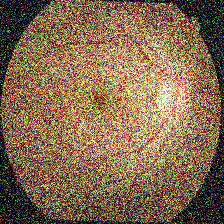
#> input picture EXP-10/dataset/train/normal/aug_noise_105_Healthy198.jpg, 224 x 224 px; its folder holds only this picture in this run
$ python test_features.py   (older library calls are emulated)
#> lines starting #> are read from the running program, lines starting #| are printed output that depends on the picture
### EXP-10/backend/routes/ml/preprocessing.py

import cv2
import numpy as np
from pathlib import Path


def preprocess_image(
    image_path,
    target_size=(224, 224),
    return_stages=False
):
    """
    Preprocess a retinal fundus image.

    Default return:
        RGB float32 image with shape (height, width, 3)
        and pixel values in the [0, 1] range.

    If return_stages=True:
        Returns (normalized_image, stages).
    """
#> called with target_size = (224, 224), return_stages = False

    image_path = Path(image_path)

    if not image_path.is_file():
        raise FileNotFoundError(
            f"Image file not found: {image_path}"
        )

    if (
        not isinstance(target_size, (tuple, list))
        or len(target_size) != 2
    ):
        raise ValueError(
            "target_size must be (width, height)."
        )

    width, height = map(int, target_size)

    if width <= 0 or height <= 0:
        raise ValueError(
            "Image width and height must be positive."
        )

    # Read image
    original_bgr = cv2.imread(
        str(image_path),
        cv2.IMREAD_COLOR
    )
#> original_bgr is the input picture: shape (224, 224, 3); mean B, G, R 81.6, 106.6, 132.1

    if original_bgr is None:
        raise ValueError(
            f"Unable to read image: {image_path}"
        )

    # Convert BGR to RGB
    original_rgb = cv2.cvtColor(
        original_bgr,
        cv2.COLOR_BGR2RGB
    )

    # Resize image
    resized_image = cv2.resize(
        original_rgb,
        (width, height),
        interpolation=cv2.INTER_AREA
    )

    # Gaussian blur
    blurred_image = cv2.GaussianBlur(
        resized_image,
        (5, 5),
        0
    )

    # Convert RGB to LAB
    lab_image = cv2.cvtColor(
        blurred_image,
        cv2.COLOR_RGB2LAB
    )
#> lab_image: shape (224, 224, 3); mean of channels 0, 1, 2 118.8, 134.7, 145.6

    l_channel, a_channel, b_channel = cv2.split(
        lab_image
    )
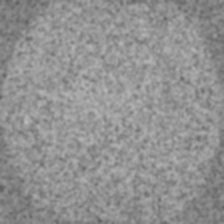
#> b_channel: shape (224, 224); min 95, max 187, mean 145.6

    # CLAHE enhancement
    clahe = cv2.createCLAHE(
        clipLimit=2.0,
        tileGridSize=(8, 8)
    )

    enhanced_l = clahe.apply(l_channel)
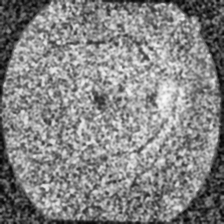
#> enhanced_l: shape (224, 224); min 3, max 249, mean 132.4

    enhanced_lab = cv2.merge(
        (enhanced_l, a_channel, b_channel)
    )
#> enhanced_lab: shape (224, 224, 3); mean of channels 0, 1, 2 132.4, 134.7, 145.6

    enhanced_rgb = cv2.cvtColor(
        enhanced_lab,
        cv2.COLOR_LAB2RGB
    )
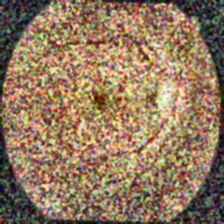
#> enhanced_rgb: shape (224, 224, 3); mean R, G, B 146.3, 120.4, 94.9

    # Correct format for feature_extraction.py:
    # RGB float32, normalized to [0, 1].
    normalized_image = np.ascontiguousarray(
        enhanced_rgb.astype(np.float32) / 255.0
    )

    if not return_stages:
        return normalized_image

    stages = {
        "original": original_rgb,
        "rgb_conversion": original_rgb,
        "resized": resized_image,
        "gaussian_blur": blurred_image,
        "clahe_enhancement": enhanced_rgb,
        "normalized": normalized_image,
    }

    return normalized_image, stages

### EXP-10/backend/ml/feature_extraction.py

import cv2
import numpy as np


def extract_features(img):
    # Input: normalized RGB image, shape (224, 224, 3)
    if img.shape != (224, 224, 3):
        raise ValueError(
            "Expected RGB image with shape (224, 224, 3)"
        )

    rgb = np.clip(img * 255, 0, 255).astype(np.uint8)

    # 1. Color histograms: 32 bins x 3 channels = 96 features
    color_features = []

    for channel in range(3):
        hist = cv2.calcHist(
            [img.astype(np.float32)],
            [channel],
            None,
            [32],
            [0, 1]
        ).flatten()

        hist = hist / (hist.sum() + 1e-8)
        color_features.extend(hist)
#> after the loop, color_features = 96 values, max 0.0826 at index 76, min 0 at index 93, mean 0.0312

    # Convert to grayscale
    gray = cv2.cvtColor(rgb, cv2.COLOR_RGB2GRAY)

    # Sobel gradients
    gx = cv2.Sobel(
        gray, cv2.CV_32F, 1, 0, ksize=3
    )
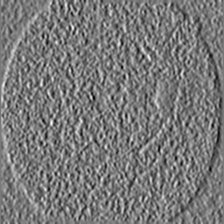
#> gx: shape (224, 224) float32; min -509, max 559, mean 0; drawn with min black and max white
    gy = cv2.Sobel(
        gray, cv2.CV_32F, 0, 1, ksize=3
    )
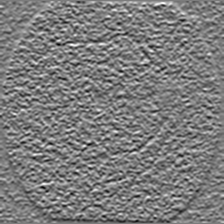
#> gy: shape (224, 224) float32; min -518, max 542, mean -0.3; drawn with min black and max white

    magnitude = np.sqrt(gx ** 2 + gy ** 2)
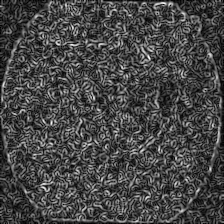
#> magnitude: shape (224, 224) float32; min 0, max 578.4, mean 159.6; drawn with min black and max white

    # 2. Gradient magnitude histogram: 14 features
    mag_hist, _ = np.histogram(
        magnitude,
        bins=14,
        range=(0, 1443)
    )
#> mag_hist = [14700, 21738, 10658, 2706, 361, 13, 0, 0, 0, 0, 0, 0, 0, 0]
    mag_hist = mag_hist.astype(np.float32)
    mag_hist /= mag_hist.sum() + 1e-8
#> mag_hist = [0.293, 0.433, 0.212, 0.0539, 0.00719, 0.000259, 0, 0, 0, 0, 0, 0, 0, 0]

    # 3. Gradient orientation histogram: 16 features
    angle = (
        np.degrees(np.arctan2(gy, gx)) + 360
    ) % 360
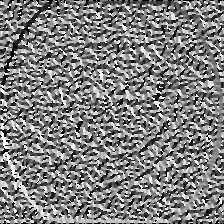
#> angle: shape (224, 224) float32; min 0, max 359.8, mean 179.3; drawn with min black and max white

    angle_hist, _ = np.histogram(
        angle,
        bins=16,
        range=(0, 360)
    )
#> angle_hist = [3431, 3042, 3020, 2994, 3272, 2945, 3099, 3065, 3488, 3188, 3118, 2949, 3299, 2940, 3124, 3202]
    angle_hist = angle_hist.astype(np.float32)
    angle_hist /= angle_hist.sum() + 1e-8
#> angle_hist = [0.0684, 0.0606, 0.0602, 0.0597, 0.0652, 0.0587, 0.0618, 0.0611, 0.0695, 0.0635, 0.0621, 0.0588, 0.0657, 0.0586, 0.0623, 0.0638]

    # 4. Edge energy statistics: 2 features
    edge_mean = float(np.mean(magnitude)) / 1443.0
#> edge_mean = 0.111
    edge_std = float(np.std(magnitude)) / 1443.0
#> edge_std = 0.0605

    features = np.concatenate([
        np.asarray(color_features, dtype=np.float32),
        mag_hist,
        angle_hist,
        np.array([edge_mean, edge_std], dtype=np.float32)
    ])
#> features = 128 values, max 0.433 at index 97, min 0 at index 93, mean 0.0404

    assert features.shape == (128,)
    return features

### EXP-10/test_features.py

from pathlib import Path

from backend.ml.preprocessing import preprocess_image
from backend.ml.feature_extraction import extract_features

image_folder = Path("dataset/train/Normal")

images = [
    p for p in image_folder.iterdir()
    if p.suffix.lower() in [
        ".jpg", ".jpeg", ".png",
        ".bmp", ".tif", ".tiff"
    ]
]

if not images:
    raise FileNotFoundError(
        f"No images found in {image_folder}"
    )

image_path = images[0]

print("Testing image:", image_path)

img = preprocess_image(image_path)
features = extract_features(img)

print("Image shape:", img.shape)
#| Image shape: (224, 224, 3)
print("Feature shape:", features.shape)
#| Feature shape: (128,)
print("Feature count:", len(features))
#| Feature count: 128
print("Feature extraction successful!")

$ run again, on EXP-10/dataset/train/normal/aug_noise_147_Healthy245.jpg
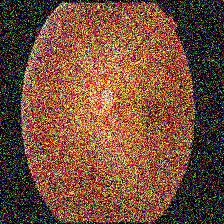
#> input picture EXP-10/dataset/train/normal/aug_noise_147_Healthy245.jpg, 224 x 224 px
#> in preprocess_image, original_bgr is the input picture: shape (224, 224, 3); mean B, G, R 59.8, 78.7, 117.6
#> lab_image: shape (224, 224, 3); mean of channels 0, 1, 2 94.8, 141.9, 145.4
#> enhanced_lab: shape (224, 224, 3); mean of channels 0, 1, 2 118.7, 141.9, 145.4
#> after the loop in extract_features, `for channel in range(3):`: color_features = 96 values, max 0.0953 at index 73, min 0 at index 62, mean 0.0313
#> in extract_features, `magnitude = np.sqrt(gx ** 2 + gy ** 2)`:
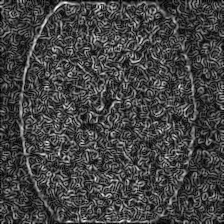
#> magnitude: shape (224, 224) float32; min 0, max 591.6, mean 156.2; drawn with min black and max white
#> in extract_features, `mag_hist, _ = np.histogram( magnitude, bins=14, range=(0, 1443) )`: mag_hist = [15336, 21735, 10388, 2414, 284, 19, 0, 0, 0, 0, 0, 0, 0, 0]
#> in extract_features, `mag_hist /= mag_hist.sum() + 1e-8`: mag_hist = [0.306, 0.433, 0.207, 0.0481, 0.00566, 0.000379, 0, 0, 0, 0, 0, 0, 0, 0]
#> in extract_features, `angle = ( np.degrees(np.arctan2(gy, gx)) + 360 ) % 360`:
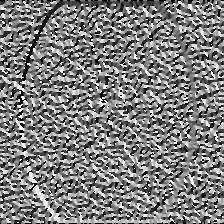
#> angle: shape (224, 224) float32; min 0, max 359.9, mean 178.1; drawn with min black and max white
#> in extract_features, `angle_hist, _ = np.histogram( angle, bins=16, range=(0, 360) )`: angle_hist = [3553, 3137, 3047, 2959, 3315, 2930, 3156, 3246, 3436, 3011, 2979, 2923, 3258, 2905, 3212, 3109]
#> in extract_features, `angle_hist /= angle_hist.sum() + 1e-8`: angle_hist = [0.0708, 0.0625, 0.0607, 0.059, 0.0661, 0.0584, 0.0629, 0.0647, 0.0685, 0.06, 0.0594, 0.0583, 0.0649, 0.0579, 0.064, 0.062]
#> edge_mean = 0.108
#> edge_std = 0.0594
#> in extract_features, `features = np.concatenate([ np.asarray(color_features, dtype=np.float3..`: features = 128 values, max 0.433 at index 97, min 0 at index 62, mean 0.0404
#| Image shape: (224, 224, 3)
#| Feature shape: (128,)
#| Feature count: 128

$ run again, on EXP-10/dataset/train/normal/aug_noise_165_Healthy261.jpg
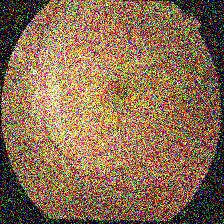
#> input picture EXP-10/dataset/train/normal/aug_noise_165_Healthy261.jpg, 224 x 224 px
#> in preprocess_image, original_bgr is the input picture: shape (224, 224, 3); mean B, G, R 81.5, 109, 139.5
#> lab_image: shape (224, 224, 3); mean of channels 0, 1, 2 122.5, 136.5, 147.6
#> enhanced_lab: shape (224, 224, 3); mean of channels 0, 1, 2 137.7, 136.5, 147.6
#> after the loop in extract_features, `for channel in range(3):`: color_features = 96 values, max 0.0838 at index 76, min 0 at index 92, mean 0.0312
#> in extract_features, `magnitude = np.sqrt(gx ** 2 + gy ** 2)`:
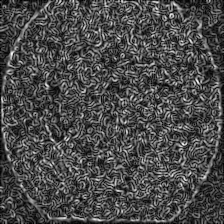
#> magnitude: shape (224, 224) float32; min 0, max 549.8, mean 159.8; drawn with min black and max white
#> in extract_features, `mag_hist, _ = np.histogram( magnitude, bins=14, range=(0, 1443) )`: mag_hist = [14437, 21748, 11103, 2588, 295, 5, 0, 0, 0, 0, 0, 0, 0, 0]
#> in extract_features, `mag_hist /= mag_hist.sum() + 1e-8`: mag_hist = [0.288, 0.433, 0.221, 0.0516, 0.00588, 9.96e-05, 0, 0, 0, 0, 0, 0, 0, 0]
#> in extract_features, `angle = ( np.degrees(np.arctan2(gy, gx)) + 360 ) % 360`:
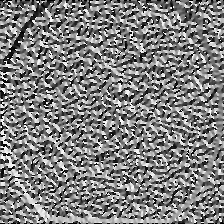
#> angle: shape (224, 224) float32; min 0, max 359.8, mean 179.3; drawn with min black and max white
#> in extract_features, `angle_hist, _ = np.histogram( angle, bins=16, range=(0, 360) )`: angle_hist = [3506, 3066, 2961, 2843, 3317, 2934, 3216, 3102, 3488, 3040, 3184, 3060, 3122, 3017, 3191, 3129]
#> in extract_features, `angle_hist /= angle_hist.sum() + 1e-8`: angle_hist = [0.0699, 0.0611, 0.059, 0.0567, 0.0661, 0.0585, 0.0641, 0.0618, 0.0695, 0.0606, 0.0635, 0.061, 0.0622, 0.0601, 0.0636, 0.0624]
#> edge_mean = 0.111
#> edge_std = 0.0596
#> in extract_features, `features = np.concatenate([ np.asarray(color_features, dtype=np.float3..`: features = 128 values, max 0.433 at index 97, min 0 at index 92, mean 0.0404
#| Image shape: (224, 224, 3)
#| Feature shape: (128,)
#| Feature count: 128

$ run again, on EXP-10/dataset/train/normal/aug_noise_177_Healthy275.jpg
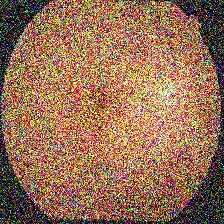
#> input picture EXP-10/dataset/train/normal/aug_noise_177_Healthy275.jpg, 224 x 224 px
#> in preprocess_image, original_bgr is the input picture: shape (224, 224, 3); mean B, G, R 85.1, 111.7, 150.6
#> lab_image: shape (224, 224, 3); mean of channels 0, 1, 2 128.1, 140, 148.5
#> enhanced_lab: shape (224, 224, 3); mean of channels 0, 1, 2 138.8, 140, 148.5
#> after the loop in extract_features, `for channel in range(3):`: color_features = 96 values, max 0.0837 at index 76, min 0 at index 92, mean 0.0312
#> in extract_features, `mag_hist, _ = np.histogram( magnitude, bins=14, range=(0, 1443) )`: mag_hist = [12622, 20840, 12311, 3762, 605, 36, 0, 0, 0, 0, 0, 0, 0, 0]
#> in extract_features, `mag_hist /= mag_hist.sum() + 1e-8`: mag_hist = [0.252, 0.415, 0.245, 0.075, 0.0121, 0.000717, 0, 0, 0, 0, 0, 0, 0, 0]
#> in extract_features, `angle = ( np.degrees(np.arctan2(gy, gx)) + 360 ) % 360`:
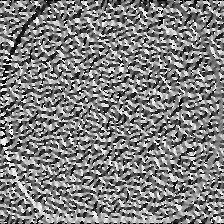
#> angle: shape (224, 224) float32; min 0, max 359.8, mean 179.9; drawn with min black and max white
#> in extract_features, `angle_hist, _ = np.histogram( angle, bins=16, range=(0, 360) )`: angle_hist = [3348, 3053, 3060, 2937, 3249, 2929, 3063, 3167, 3443, 3126, 3092, 3045, 3318, 3078, 3176, 3092]
#> in extract_features, `angle_hist /= angle_hist.sum() + 1e-8`: angle_hist = [0.0667, 0.0608, 0.061, 0.0585, 0.0648, 0.0584, 0.061, 0.0631, 0.0686, 0.0623, 0.0616, 0.0607, 0.0661, 0.0613, 0.0633, 0.0616]
#> edge_mean = 0.12
#> edge_std = 0.0643
#> in extract_features, `features = np.concatenate([ np.asarray(color_features, dtype=np.float3..`: features = 128 values, max 0.415 at index 97, min 0 at index 92, mean 0.0405
#| Image shape: (224, 224, 3)
#| Feature shape: (128,)
#| Feature count: 128
